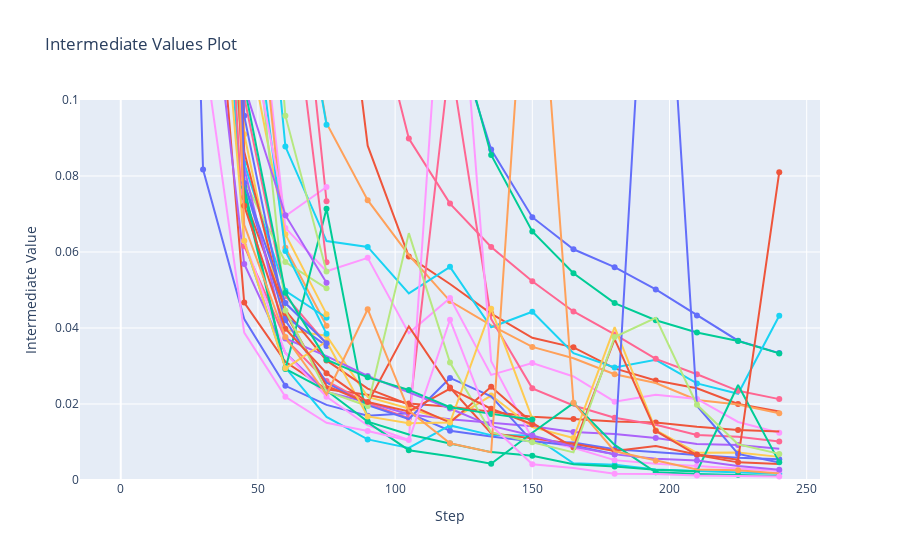

The notebook cell saved with this chart:
### Code cell
fig = optuna.visualization.plot_intermediate_values(study_architecture)

# Fix the visible y-range
fig.update_yaxes(range=[0.0, 0.1])

### Figure 1 — Plotly figure (JSON) as saved in the notebook; plotly's stock layout.template omitted (floating-point values rounded to 4 significant figures)
{"data": [{"marker": {"maxdisplayed": 10}, "mode": "lines+markers", "name": "Trial0", "type": "scatter", "x": [0, 15, 30, 45, 60, 75, 90, 105, 120, 135, 150, 165, 180, 195, 210, 225, 240], "y": [1.03, 0.9574, 0.8232, 0.6535, 0.5133, 0.3911, 0.2732, 0.1814, 0.1217, 0.08697, 0.06917, 0.06072, 0.05601, 0.05016, 0.04331, 0.03665, 0.0334]}, {"marker": {"maxdisplayed": 10}, "mode": "lines+markers", "name": "Trial1", "type": "scatter", "x": [0, 15, 30, 45, 60, 75, 90, 105, 120, 135, 150, 165, 180, 195, 210, 225, 240], "y": [1.07, 0.943, 0.6414, 0.4285, 0.302, 0.1755, 0.08799, 0.05882, 0.05159, 0.04379, 0.03743, 0.03491, 0.02938, 0.02618, 0.02415, 0.02, 0.01803]}, {"marker": {"maxdisplayed": 10}, "mode": "lines+markers", "name": "Trial2", "type": "scatter", "x": [0, 15, 30, 45, 60, 75, 90, 105, 120, 135, 150, 165, 180, 195, 210, 225, 240], "y": [1.031, 1.052, 0.9626, 0.7113, 0.4798, 0.3938, 0.3036, 0.2054, 0.1254, 0.08553, 0.0654, 0.05441, 0.04656, 0.04205, 0.03879, 0.03656, 0.03332]}, {"marker": {"maxdisplayed": 10}, "mode": "lines+markers", "name": "Trial3", "type": "scatter", "x": [0, 15, 30, 45, 60, 75, 90, 105, 120, 135, 150, 165, 180, 195, 210, 225, 240], "y": [0.9944, 1.079, 1.08, 1.028, 0.9697, 0.8573, 0.7237, 0.6316, 0.565, 0.4881, 0.4141, 0.3506, 0.2899, 0.2342, 0.187, 0.1438, 0.1122]}, {"marker": {"maxdisplayed": 10}, "mode": "lines+markers", "name": "Trial4", "type": "scatter", "x": [0, 15, 30, 45, 60, 75, 90, 105, 120, 135, 150, 165, 180, 195, 210, 225, 240], "y": [1.308, 0.7808, 0.5047, 0.2969, 0.1562, 0.09392, 0.07365, 0.05921, 0.04708, 0.04069, 0.03502, 0.03204, 0.02782, 0.02552, 0.02107, 0.01989, 0.01755]}, {"marker": {"maxdisplayed": 10}, "mode": "lines+markers", "name": "Trial5", "type": "scatter", "x": [0, 15, 30, 45, 60, 75, 90, 105, 120, 135, 150, 165, 180, 195, 210, 225, 240], "y": [1.108, 0.6283, 0.3744, 0.2018, 0.08775, 0.06288, 0.06134, 0.0491, 0.0561, 0.04021, 0.04429, 0.03336, 0.02962, 0.03162, 0.02542, 0.02267, 0.04322]}, {"marker": {"maxdisplayed": 10}, "mode": "lines+markers", "name": "Trial6", "type": "scatter", "x": [0, 15, 30, 45, 60, 75, 90, 105, 120, 135, 150, 165, 180, 195, 210, 225, 240], "y": [1.085, 0.9373, 0.7379, 0.5264, 0.3431, 0.2173, 0.1328, 0.08986, 0.07273, 0.06131, 0.0523, 0.04435, 0.03829, 0.03188, 0.02782, 0.02346, 0.02129]}, {"marker": {"maxdisplayed": 10}, "mode": "lines+markers", "name": "Trial7", "type": "scatter", "x": [0, 15, 30, 45, 60, 75], "y": [1.046, 1.016, 0.934, 0.7815, 0.6187, 0.4883]}, {"marker": {"maxdisplayed": 10}, "mode": "lines+markers", "name": "Trial8", "type": "scatter", "x": [0, 15, 30, 45, 60, 75, 90, 105, 120, 135, 150, 165, 180, 195, 210, 225, 240], "y": [1.093, 0.7001, 0.3663, 0.1657, 0.06634, 0.05492, 0.05846, 0.03865, 0.04789, 0.02766, 0.03077, 0.02724, 0.02061, 0.02246, 0.02134, 0.01528, 0.01244]}, {"marker": {"maxdisplayed": 10}, "mode": "lines+markers", "name": "Trial9", "type": "scatter", "x": [0, 15, 30, 45, 60, 75], "y": [1.053, 0.9354, 0.7378, 0.547, 0.4105, 0.3013]}, {"marker": {"maxdisplayed": 10}, "mode": "lines+markers", "name": "Trial10", "type": "scatter", "x": [0, 15, 30, 45, 60, 75, 90, 105, 120, 135, 150, 165, 180, 195, 210, 225, 240], "y": [36.32, 0.4352, 0.08168, 0.04236, 0.02478, 0.01978, 0.0169, 0.01758, 0.01296, 0.01142, 0.01015, 0.009856, 0.008114, 0.00743, 0.006577, 0.005865, 0.005432]}, {"marker": {"maxdisplayed": 10}, "mode": "lines+markers", "name": "Trial11", "type": "scatter", "x": [0, 15, 30, 45, 60, 75, 90, 105, 120, 135, 150, 165, 180, 195, 210, 225, 240], "y": [34.37, 0.7259, 0.1779, 0.0467, 0.03113, 0.02389, 0.02242, 0.02013, 0.01925, 0.01793, 0.01662, 0.01602, 0.0154, 0.01512, 0.014, 0.01315, 0.01273]}, {"marker": {"maxdisplayed": 10}, "mode": "lines+markers", "name": "Trial12", "type": "scatter", "x": [0, 15, 30, 45, 60, 75], "y": [4.939, 0.9958, 0.8397, 0.597, 0.4288, 0.2926]}, {"marker": {"maxdisplayed": 10}, "mode": "lines+markers", "name": "Trial13", "type": "scatter", "x": [0, 15, 30, 45, 60, 75, 90, 105, 120, 135, 150, 165, 180, 195, 210, 225, 240], "y": [24.21, 0.8745, 0.1505, 0.05685, 0.03342, 0.02315, 0.02047, 0.01728, 0.016, 0.01505, 0.01416, 0.01266, 0.0121, 0.01106, 0.009502, 0.009235, 0.008237]}, {"marker": {"maxdisplayed": 10}, "mode": "lines+markers", "name": "Trial14", "type": "scatter", "x": [0, 15, 30, 45, 60, 75], "y": [45.64, 2.09, 1.092, 0.9045, 0.6948, 0.6264]}, {"marker": {"maxdisplayed": 10}, "mode": "lines+markers", "name": "Trial15", "type": "scatter", "x": [0, 15, 30, 45, 60, 75, 90, 105, 120, 135, 150, 165, 180, 195, 210, 225, 240], "y": [9.027, 0.743, 0.218, 0.06285, 0.02959, 0.01662, 0.01068, 0.008453, 0.01436, 0.01182, 0.0117, 0.00441, 0.004024, 0.002764, 0.002342, 0.00207, 0.001637]}, {"marker": {"maxdisplayed": 10}, "mode": "lines+markers", "name": "Trial16", "type": "scatter", "x": [0, 15, 30, 45, 60, 75, 90, 105, 120, 135, 150, 165, 180, 195, 210, 225, 240], "y": [8.531, 0.9713, 0.2511, 0.06157, 0.03715, 0.02607, 0.02014, 0.01628, 0.1113, 0.04238, 0.02411, 0.01961, 0.01637, 0.01456, 0.01185, 0.01139, 0.01015]}, {"marker": {"maxdisplayed": 10}, "mode": "lines+markers", "name": "Trial17", "type": "scatter", "x": [0, 15, 30, 45, 60, 75], "y": [21.72, 1.337, 1.249, 1.016, 1.018, 1.026]}, {"marker": {"maxdisplayed": 10}, "mode": "lines+markers", "name": "Trial18", "type": "scatter", "x": [0, 15, 30, 45, 60, 75, 90, 105, 120, 135, 150, 165, 180, 195, 210, 225, 240], "y": [11.2, 0.9546, 0.3795, 0.06283, 0.03346, 0.02191, 0.01435, 0.01051, 0.1688, 0.03128, 0.01089, 0.008482, 0.00523, 0.0043, 0.003695, 0.00302, 0.00235]}, {"marker": {"maxdisplayed": 10}, "mode": "lines+markers", "name": "Trial19", "type": "scatter", "x": [0, 15, 30, 45, 60, 75, 90, 105, 120, 135, 150, 165, 180, 195, 210, 225, 240], "y": [4.355, 0.9861, 0.5155, 0.09097, 0.0395, 0.03799, 0.02187, 0.01883, 0.01557, 0.02223, 0.0139, 0.01103, 0.04024, 0.01311, 0.007162, 0.007219, 0.006087]}, {"marker": {"maxdisplayed": 10}, "mode": "lines+markers", "name": "Trial20", "type": "scatter", "x": [0, 15, 30, 45, 60, 75, 90, 105, 120, 135, 150, 165, 180, 195, 210, 225, 240], "y": [6.424, 0.8375, 0.31, 0.0782, 0.04202, 0.02564, 0.01971, 0.01604, 0.02685, 0.02205, 0.01017, 0.009094, 0.00676, 0.1918, 0.01953, 0.006856, 0.00459]}, {"marker": {"maxdisplayed": 10}, "mode": "lines+markers", "name": "Trial21", "type": "scatter", "x": [0, 15, 30, 45, 60, 75, 90, 105, 120, 135, 150, 165, 180, 195, 210, 225, 240], "y": [8.384, 1.08, 0.4078, 0.07439, 0.04467, 0.03146, 0.02405, 0.01987, 0.01511, 0.02453, 0.01504, 0.008573, 0.03709, 0.01291, 0.006546, 0.004641, 0.00419]}, {"marker": {"maxdisplayed": 10}, "mode": "lines+markers", "name": "Trial22", "type": "scatter", "x": [0, 15, 30, 45, 60, 75, 90, 105, 120, 135, 150, 165, 180, 195, 210, 225, 240], "y": [12.37, 0.9324, 0.4063, 0.07502, 0.02923, 0.02355, 0.01537, 0.01198, 0.00959, 0.00734, 0.006365, 0.004158, 0.00354, 0.002704, 0.00227, 0.025, 0.004698]}, {"marker": {"maxdisplayed": 10}, "mode": "lines+markers", "name": "Trial23", "type": "scatter", "x": [0, 15, 30, 45, 60, 75], "y": [14.73, 1.258, 0.819, 0.5006, 0.2221, 0.1409]}, {"marker": {"maxdisplayed": 10}, "mode": "lines+markers", "name": "Trial24", "type": "scatter", "x": [0, 15, 30, 45, 60, 75], "y": [11.26, 1.316, 0.5051, 0.1651, 0.06111, 0.04061]}, {"marker": {"maxdisplayed": 10}, "mode": "lines+markers", "name": "Trial25", "type": "scatter", "x": [0, 15, 30, 45, 60, 75], "y": [2.257, 0.7957, 0.1895, 0.08334, 0.0498, 0.0427]}, {"marker": {"maxdisplayed": 10}, "mode": "lines+markers", "name": "Trial26", "type": "scatter", "x": [0, 15, 30, 45, 60, 75], "y": [4.321, 0.9202, 0.4499, 0.1007, 0.04844, 0.03581]}, {"marker": {"maxdisplayed": 10}, "mode": "lines+markers", "name": "Trial27", "type": "scatter", "x": [0, 15, 30, 45, 60, 75], "y": [1.039, 0.6866, 0.222, 0.07884, 0.05736, 0.05044]}, {"marker": {"maxdisplayed": 10}, "mode": "lines+markers", "name": "Trial28", "type": "scatter", "x": [0, 15, 30, 45, 60, 75], "y": [4.883, 1.319, 1.057, 1.048, 1.008, 0.9987]}, {"marker": {"maxdisplayed": 10}, "mode": "lines+markers", "name": "Trial29", "type": "scatter", "x": [0, 15, 30, 45, 60, 75], "y": [2.22, 0.9072, 0.4092, 0.1207, 0.06468, 0.04364]}, {"marker": {"maxdisplayed": 10}, "mode": "lines+markers", "name": "Trial30", "type": "scatter", "x": [0, 15, 30, 45, 60, 75], "y": [4.881, 1.089, 0.4438, 0.09582, 0.04299, 0.03529]}, {"marker": {"maxdisplayed": 10}, "mode": "lines+markers", "name": "Trial31", "type": "scatter", "x": [0, 15, 30, 45, 60, 75, 90, 105, 120, 135, 150, 165, 180, 195, 210, 225, 240], "y": [6.891, 1.02, 0.345, 0.0864, 0.04389, 0.02476, 0.02029, 0.04044, 0.02433, 0.01228, 0.01095, 0.009554, 0.007613, 0.008918, 0.006722, 0.005356, 0.08099]}, {"marker": {"maxdisplayed": 10}, "mode": "lines+markers", "name": "Trial32", "type": "scatter", "x": [0, 15, 30, 45, 60, 75, 90, 105, 120, 135, 150, 165, 180, 195, 210, 225, 240], "y": [15.23, 1.026, 0.3164, 0.07711, 0.02912, 0.07138, 0.01515, 0.007846, 0.006254, 0.004262, 0.01245, 0.02022, 0.009241, 0.002027, 0.001589, 0.001381, 0.001061]}, {"marker": {"maxdisplayed": 10}, "mode": "lines+markers", "name": "Trial33", "type": "scatter", "x": [0, 15, 30, 45, 60, 75, 90, 105, 120, 135, 150, 165, 180, 195, 210, 225, 240], "y": [13.64, 0.9288, 0.2966, 0.0821, 0.03725, 0.03259, 0.02737, 0.02316, 0.01882, 0.01424, 0.0117, 0.008758, 0.006745, 0.005566, 0.005118, 0.003688, 0.002726]}, {"marker": {"maxdisplayed": 10}, "mode": "lines+markers", "name": "Trial34", "type": "scatter", "x": [0, 15, 30, 45, 60, 75], "y": [24.17, 1.062, 0.5447, 0.377, 0.25, 0.1338]}, {"marker": {"maxdisplayed": 10}, "mode": "lines+markers", "name": "Trial35", "type": "scatter", "x": [0, 15, 30, 45, 60, 75], "y": [15.49, 1.275, 0.3775, 0.1444, 0.06029, 0.03847]}, {"marker": {"maxdisplayed": 10}, "mode": "lines+markers", "name": "Trial36", "type": "scatter", "x": [0, 15, 30, 45, 60, 75], "y": [1.038, 0.9292, 0.497, 0.3421, 0.1767, 0.07338]}, {"marker": {"maxdisplayed": 10}, "mode": "lines+markers", "name": "Trial37", "type": "scatter", "x": [0, 15, 30, 45, 60, 75, 90, 105, 120, 135, 150, 165, 180, 195, 210, 225, 240], "y": [7.951, 0.7595, 0.3399, 0.149, 0.04463, 0.02331, 0.01946, 0.06496, 0.03089, 0.01256, 0.009926, 0.007264, 0.03761, 0.04269, 0.01979, 0.009401, 0.006869]}, {"marker": {"maxdisplayed": 10}, "mode": "lines+markers", "name": "Trial38", "type": "scatter", "x": [0, 15, 30, 45, 60, 75], "y": [1.181, 0.4992, 0.3198, 0.1258, 0.06945, 0.07709]}, {"marker": {"maxdisplayed": 10}, "mode": "lines+markers", "name": "Trial39", "type": "scatter", "x": [0, 15, 30, 45, 60, 75, 90, 105, 120, 135, 150], "y": [7.649, 0.9025, 0.1918, 0.06293, 0.02938, 0.03645, 0.01674, 0.01495, 0.01511, 0.04503, 0.01615]}, {"marker": {"maxdisplayed": 10}, "mode": "lines+markers", "name": "Trial40", "type": "scatter", "x": [0, 15, 30, 45, 60, 75], "y": [7.9, 1.051, 0.4352, 0.07815, 0.04656, 0.03597]}, {"marker": {"maxdisplayed": 10}, "mode": "lines+markers", "name": "Trial41", "type": "scatter", "x": [0, 15, 30, 45, 60, 75, 90, 105, 120, 135, 150], "y": [7.104, 0.9677, 0.279, 0.07219, 0.03981, 0.02811, 0.02053, 0.01806, 0.02406, 0.01874, 0.01467]}, {"marker": {"maxdisplayed": 10}, "mode": "lines+markers", "name": "Trial42", "type": "scatter", "x": [0, 15, 30, 45, 60, 75, 90, 105, 120, 135, 150], "y": [13.55, 1.306, 0.3587, 0.1038, 0.04927, 0.03168, 0.02701, 0.0237, 0.01915, 0.0174, 0.01594]}, {"marker": {"maxdisplayed": 10}, "mode": "lines+markers", "name": "Trial43", "type": "scatter", "x": [0, 15, 30, 45, 60, 75], "y": [1.693, 0.8976, 0.3212, 0.1037, 0.06968, 0.05189]}, {"marker": {"maxdisplayed": 10}, "mode": "lines+markers", "name": "Trial44", "type": "scatter", "x": [0, 15, 30, 45, 60, 75, 90, 105, 120, 135, 150, 165, 180, 195, 210, 225, 240], "y": [13.11, 0.8242, 0.3679, 0.06714, 0.03764, 0.02251, 0.04494, 0.01827, 0.009662, 0.007321, 0.1657, 0.0203, 0.007564, 0.005083, 0.002774, 0.002533, 0.001743]}, {"marker": {"maxdisplayed": 10}, "mode": "lines+markers", "name": "Trial45", "type": "scatter", "x": [0, 15, 30, 45, 60, 75], "y": [22.52, 1.487, 0.618, 0.3164, 0.1553, 0.09349]}, {"marker": {"maxdisplayed": 10}, "mode": "lines+markers", "name": "Trial46", "type": "scatter", "x": [0, 15, 30, 45, 60, 75], "y": [21.04, 0.9316, 0.5917, 0.3253, 0.1449, 0.05728]}, {"marker": {"maxdisplayed": 10}, "mode": "lines+markers", "name": "Trial47", "type": "scatter", "x": [0, 15, 30, 45, 60, 75], "y": [19.04, 0.7335, 0.538, 0.2258, 0.09588, 0.05488]}, {"marker": {"maxdisplayed": 10}, "mode": "lines+markers", "name": "Trial48", "type": "scatter", "x": [0, 15, 30, 45, 60, 75, 90, 105, 120, 135, 150, 165, 180, 195, 210, 225, 240], "y": [5.233, 0.6828, 0.1153, 0.03881, 0.0219, 0.01507, 0.01289, 0.01038, 0.04216, 0.01436, 0.004123, 0.00317, 0.001629, 0.001595, 0.001157, 0.001019, 0.0009373]}, {"marker": {"maxdisplayed": 10}, "mode": "lines+markers", "name": "Trial49", "type": "scatter", "x": [0, 15, 30, 45, 60, 75], "y": [3.302, 1.057, 1.022, 0.917, 0.9017, 0.8882]}], "layout": {"showlegend": false, "title": {"text": "Intermediate Values Plot"}, "xaxis": {"title": {"text": "Step"}}, "yaxis": {"range": [0, 0.1], "title": {"text": "Intermediate Value"}}}}
